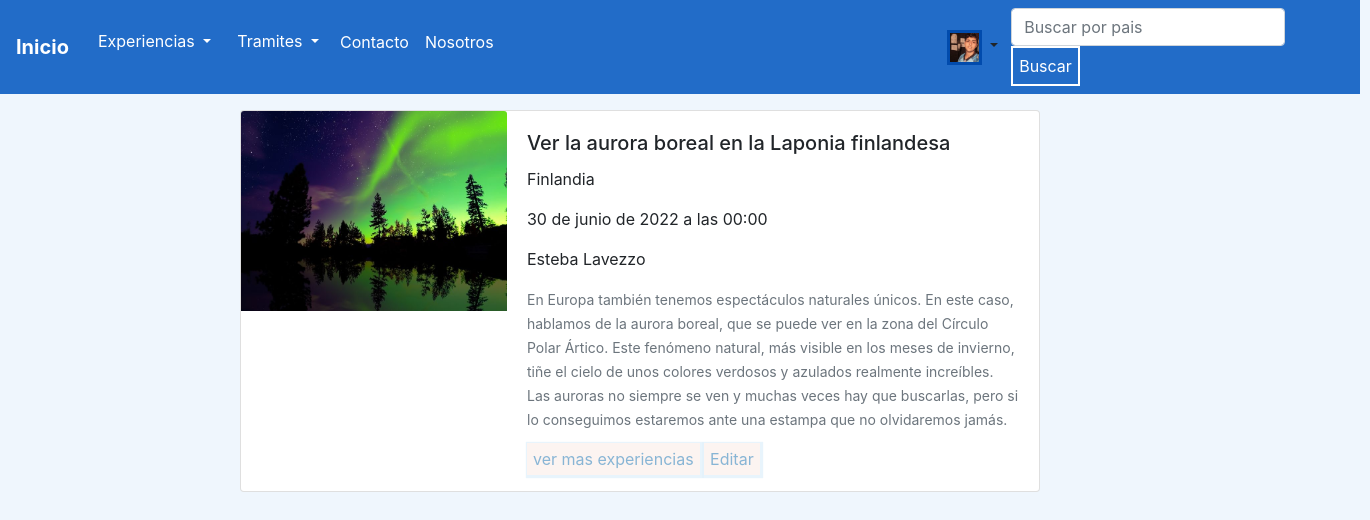
The page /detalle-experiencia/17/ (signed in) on the database as committed earlier.
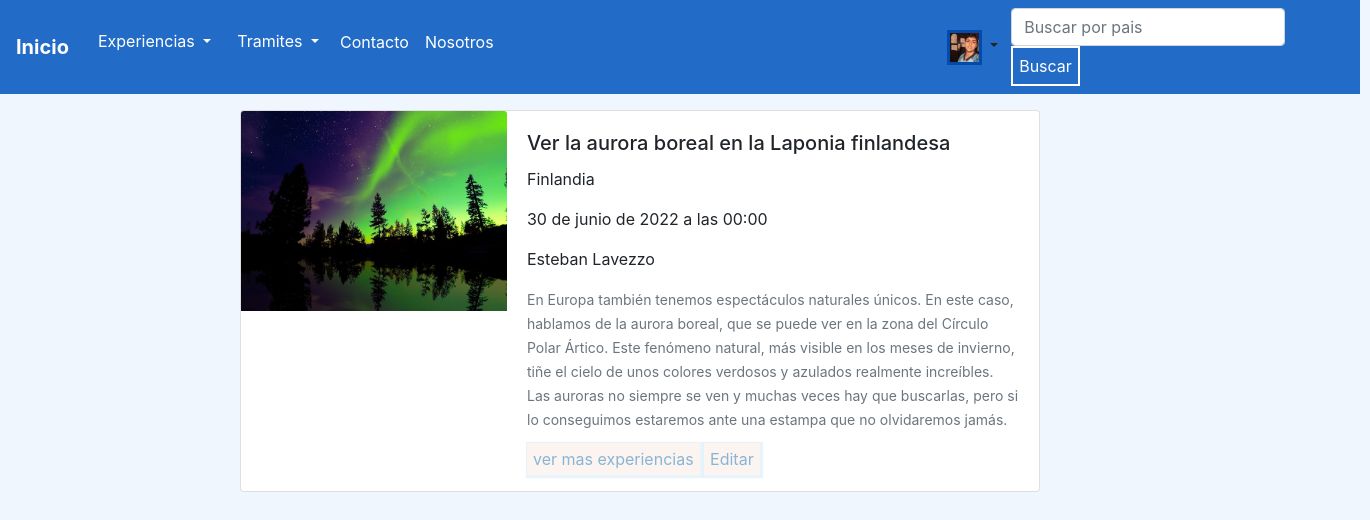
The same page on the database as committed later.
### experiencias/models.py (models this page shows, shortened)
class Experiencias (models.Model):
    titulo = models.CharField(max_length=100)
    pais = models.CharField(max_length=50)
    fecha = models.DateTimeField(null=True)
    autor = models.CharField(max_length=50)
    cuerpo = models.TextField(max_length=10000)
    image = models.ImageField(upload_to = 'imagenes_experiencias/', blank=True, null=True)
    is_active = models.BooleanField(default=True)
    class Meta:
        verbose_name = 'Experiencias'
        verbose_name_plural = 'Experiencias'

### experiencias/views.py (the view)
# urls.py: path('detalle-experiencia/<int:pk>/', Detail_experiencias.as_view(), name = 'detalle-experiencia'),
class Detail_experiencias(DetailView, LoginRequiredMixin):
    model = Experiencias
    template_name= 'experiencias/detalle_experiencia.html'

### templates/experiencias/detalle_experiencia.html (shortened to what this page needs)
{% extends 'base.html' %}
{% block contenido %}
<div enctype="multipart/form-data" class="d-flex" style="margin-top:1rem; margin-left:15rem">
    <div class="card mb-3" style="max-width: 800px;">
        <div class="row no-gutters">
          <div class="col-md-4">
            {% if object.image %}
            <img class="card-img-top" src="{{object.image.url}}" alt="Card image cap" style="height: 200px;width: 100%;">
            {% endif %}
          </div>
          <div class="col-md-8">
            <div class="card-body">
              <h5 class="card-title">{{object.titulo}}</h5>
              <p class="card-text">{{object.pais}}</p>
              <p class="card-text">{{object.fecha}}</p>
              <p class="card-text">{{object.autor}}</p>
              <p class="card-text"><small class="text-muted">{{object.cuerpo}}</small></p>
              <a href="/ver-experiencias/" class="Boton">ver mas experiencias</a>
              {% if request.user.is_authenticated and request.user.is_superuser %}
              <a href="/actualizar-experiencias/{{object.id}}/" class="Boton">Editar </a>
              {% endif %}
            </div>
          </div>
        </div>
      </div>
{% endblock %}

Rows that differ between the two databases and show on the page:
changed Experiencias "Ver la aurora boreal en la Laponia finlandesa": autor "Esteba Lavezzo" → "Esteban Lavezzo"
